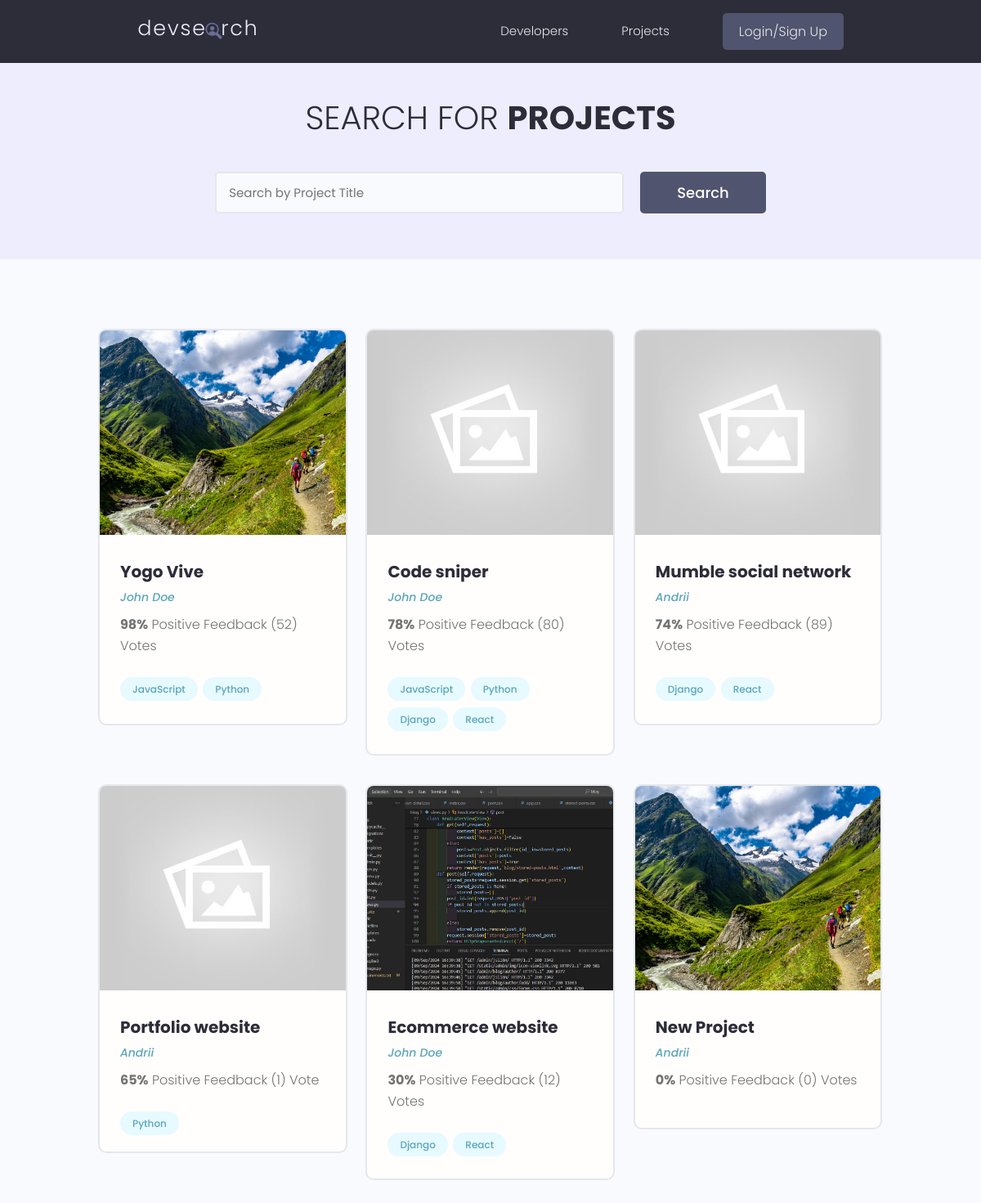
The page /projects/?page=2 on the database as committed earlier.
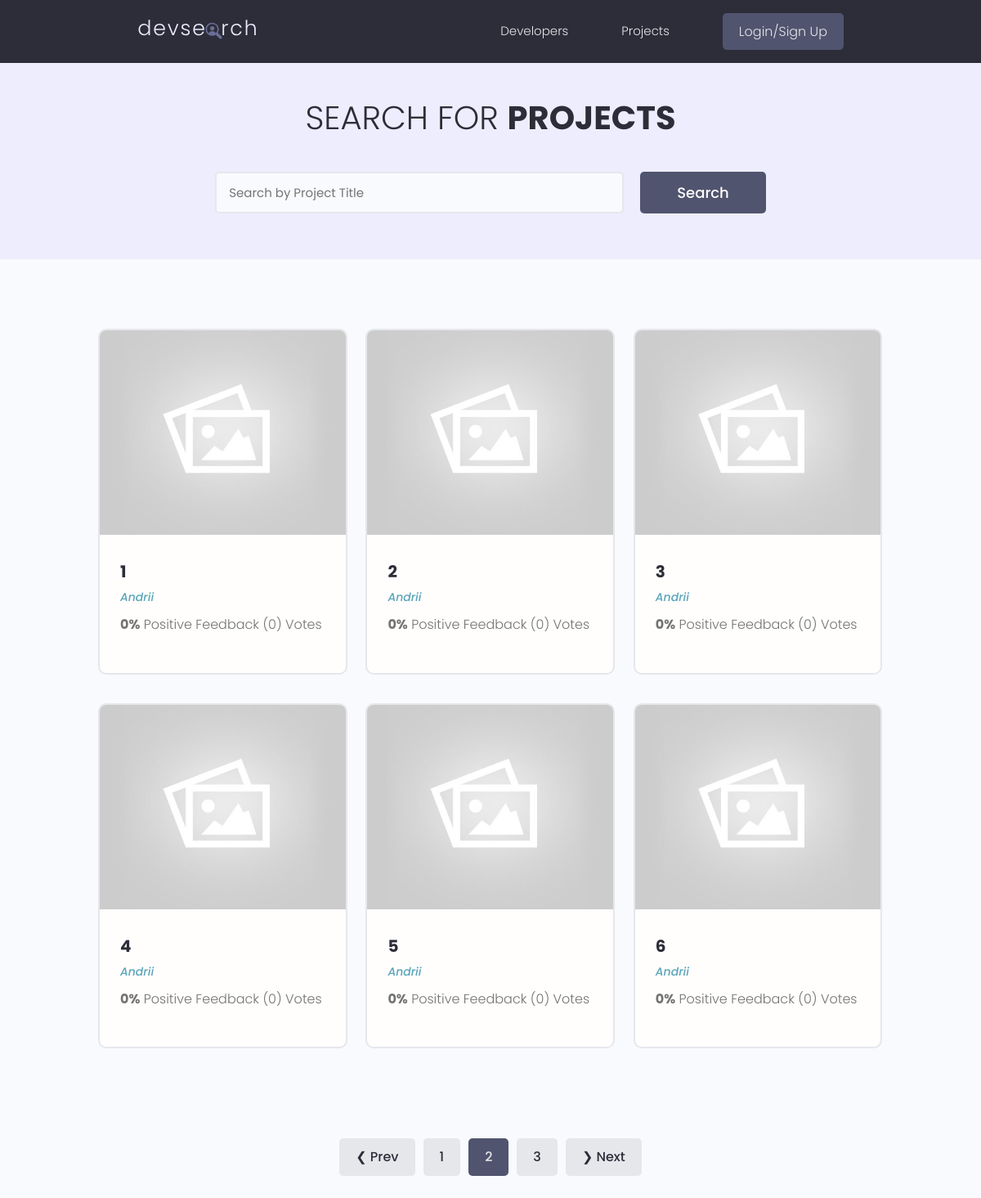
The same page on the database as committed later.
### projects/models.py (models this page shows, shortened)
class Project(models.Model):
    owner = models.ForeignKey(Profile,null=True,blank=True,on_delete=models.SET_NULL)
    title=models.CharField(max_length=200)
    description=models.TextField(null=True,blank=True)
    featured_img=models.ImageField(null=True,blank=True,default='default.jpg')
    demo_link=models.CharField(max_length=2000,null=True,blank=True)
    source_link=models.CharField(max_length=2000,null=True,blank=True)
    tags=models.ManyToManyField('Tag',blank=True)
    vote_total=models.IntegerField(default=0,null=True,blank=True)
    vote_ratio=models.IntegerField(default=0,null=True,blank=True)
    created=models.DateTimeField(auto_now_add=True)
    id = models.UUIDField(default=uuid.uuid4,unique=True,primary_key=True,editable=False)
    class Meta:
        ordering=['-vote_ratio','-vote_total']

class Tag(models.Model):
    name=models.CharField(max_length=200)
    created=models.DateTimeField(auto_now_add=True)
    id = models.UUIDField(default=uuid.uuid4,unique=True,primary_key=True,editable=False)
    def __str__(self):
        return self.name

### users/models.py (models this page shows, shortened)
class Profile(models.Model):
    user = models.OneToOneField(User, on_delete=models.CASCADE, null=True, blank=True)
    name = models.CharField(max_length=200, blank=True, null=True)
    email = models.EmailField(max_length=500, blank=True, null=True)
    username = models.CharField(max_length=200, blank=True, null=True)
    location = models.CharField(max_length=200, blank=True, null=True)
    short_intro = models.CharField(max_length=200, blank=True, null=True)
    bio = models.TextField(blank=True, null=True)
    profile_image = models.ImageField(null=True, blank=True, upload_to='profiles/', default="profiles/user-default.png")
    social_github = models.CharField(max_length=200, blank=True, null=True)
    social_twitter = models.CharField(max_length=200, blank=True, null=True)
    social_linkedin = models.CharField(max_length=200, blank=True, null=True)
    social_youtube = models.CharField(max_length=200, blank=True, null=True)
    social_website = models.CharField(max_length=200, blank=True, null=True)
    created=models.DateTimeField(auto_now_add=True)
    id = models.UUIDField(default=uuid.uuid4,unique=True,primary_key=True,editable=False)

### projects/views.py (the view)
# urls.py: path('projects/', views.getProjects),
def projects(request):
    projects, search_query = searchProjects(request)
    custom_range,projects=paginationProjects(request,projects,6)
    context={
        'projects':projects,'search_query':search_query,'custom_range':custom_range
    }
    return render(request,'projects/projects.html',context)

### projects/utils.py (called while the page is built)
def paginationProjects(request, projects,results):
    page = request.GET.get('page',1)
    paginator = Paginator(projects, results)
    try:
        projects = paginator.page(page)
    except PageNotAnInteger:
        projects = paginator.page(1)
    except EmptyPage:
        projects = paginator.page(paginator.num_pages)
    leftIndex = (int(page)-1)
    page = int(page) if page else 1
    leftIndex = max(1, page - 1)
    rightIndex = min(page + 1, paginator.num_pages)
    custom_range = range(leftIndex, rightIndex + 1)
    return custom_range, projects

def searchProjects(request):
    search_query= ''
    if request.GET.get('search_query'):
        search_query=request.GET.get('search_query')
    tags=Tag.objects.filter(name__icontains=search_query)
    projects=Project.objects.distinct().filter(
        Q(title__icontains=search_query)|
        Q(description__icontains=search_query)|
        Q(owner__name__icontains=search_query)|
        Q(tags__in=tags)
    )
    return projects, search_query

### projects/templates/projects/projects.html (shortened to what this page needs)
{% extends "main.html" %}
    {% block content %}
  <main class="projects">
    <section class="hero-section text-center">
      <div class="container container--narrow">
        <div class="hero-section__box">
          <h2>Search for <span>Projects</span></h2>
        </div>
        <div class="hero-section__search">
          <form id='searchForm' class="form" action="{% url 'projects' %}" method="get">
            <div class="form__field">
              <input class="input input--text" id="formInput#search" type="text" name="search_query"
              value='{{search_query}}' placeholder="Search by Project Title" />
            </div>
            <input class="btn btn--sub btn--lg" type="submit" value="Search" />
          </form>
        </div>
      </div>
    </section>
    <section class="projectsList">
      <div class="container">
        <div class="grid grid--three">
        {% for project in projects %}
          <div class="column">
            <div class="card project">
              <a href="{% url "project" project.id %}" class="project">
                <img class="project__thumbnail" src="{{ project.featured_img.url }}" alt="project thumbnail" />
                <div class="card__body">
                  <h3 class="project__title">{{project.title}}</h3>
                  <p><a class="project__author" href="{% url 'user-profile' project.owner.id %}">{{ project.owner.name }}</a></p>
                  <p class="project--rating">
                    <span style="font-weight: bold;">{{project.vote_ratio}}%</span> Positive
                    Feedback ({{project.vote_total}}) Vote{{project.vote_total|pluralize:'s'}}
                  </p>
                  <div class="project__tags">
                    {% for tag in project.tags.all %}
                    <span class="tag tag--pill tag--main">
                      <small>{{ tag }}</small>
                    </span>
                    {% endfor %}
                  </div>
                </div>
              </a>
            </div>
          </div>
          {% endfor %}
        </div>
      </div>
    </section>
    {% include 'pagination.html' with queryset=projects custom_range=custom_range %}
  </main>
    {% endblock %}

Rows that differ between the two databases and show on the page:
no longer on this page (row unchanged): Project: featured_img (picture), title "Yogo Vive", owner.name "John Doe", vote_ratio "98", vote_total "52"
no longer on this page (row unchanged): Tag: name "JavaScript"
no longer on this page (row unchanged): Tag: name "Python"
no longer on this page (row unchanged): Project: featured_img (placeholder picture), title "Code sniper", owner.name "John Doe", vote_ratio "78", vote_total "80"
no longer on this page (row unchanged): Tag: name "Django"
no longer on this page (row unchanged): Tag: name "React"
no longer on this page (row unchanged): Project: featured_img (placeholder picture), title "Mumble social network", owner.name "Andrii", vote_ratio "74", vote_total "89"
no longer on this page (row unchanged): Project: featured_img (placeholder picture), title "Portfolio website", owner.name "Andrii", vote_ratio "65", vote_total "1"
no longer on this page (row unchanged): Project: featured_img (picture), title "Ecommerce website", owner.name "John Doe", vote_ratio "30", vote_total "12"
no longer on this page (row unchanged): Project: featured_img (picture), title "New Project", owner.name "Andrii", vote_ratio "0", vote_total "0"
added Project: featured_img (placeholder picture), title "1", owner.name "Andrii", vote_ratio "0", vote_total "0"
added Project: featured_img (placeholder picture), title "2", owner.name "Andrii", vote_ratio "0", vote_total "0"
added Project: featured_img (placeholder picture), title "3", owner.name "Andrii", vote_ratio "0", vote_total "0"
added Project: featured_img (placeholder picture), title "4", owner.name "Andrii", vote_ratio "0", vote_total "0"
added Project: featured_img (placeholder picture), title "5", owner.name "Andrii", vote_ratio "0", vote_total "0"
added Project: featured_img (placeholder picture), title "6", owner.name "Andrii", vote_ratio "0", vote_total "0"
Other text that changed with them:
text now shown: "❮ Prev ❯ Next"
new list line: "1"
new list line: "2"
new list line: "3"
